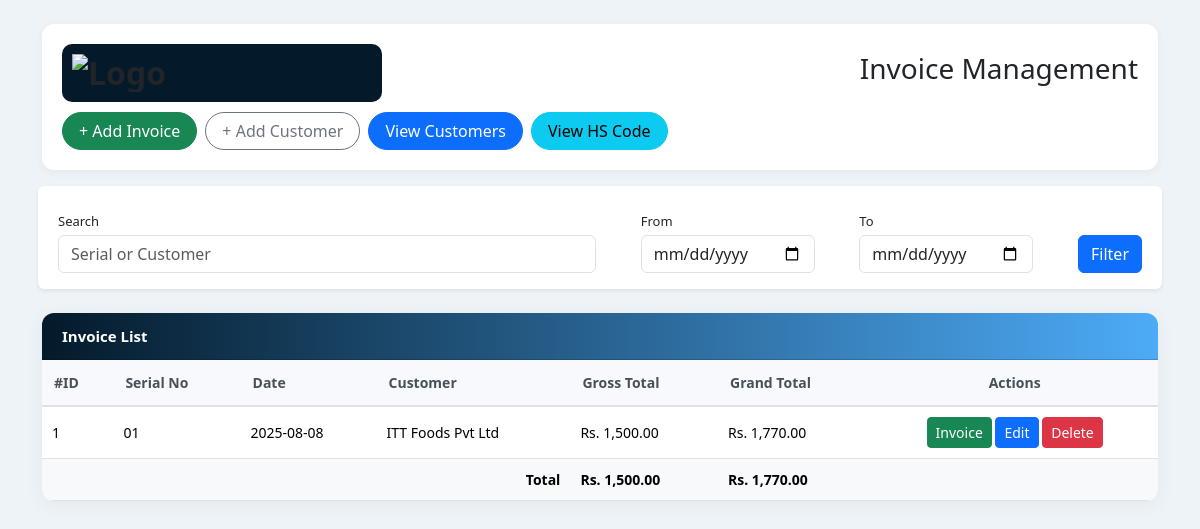
Before: / with the older database file.
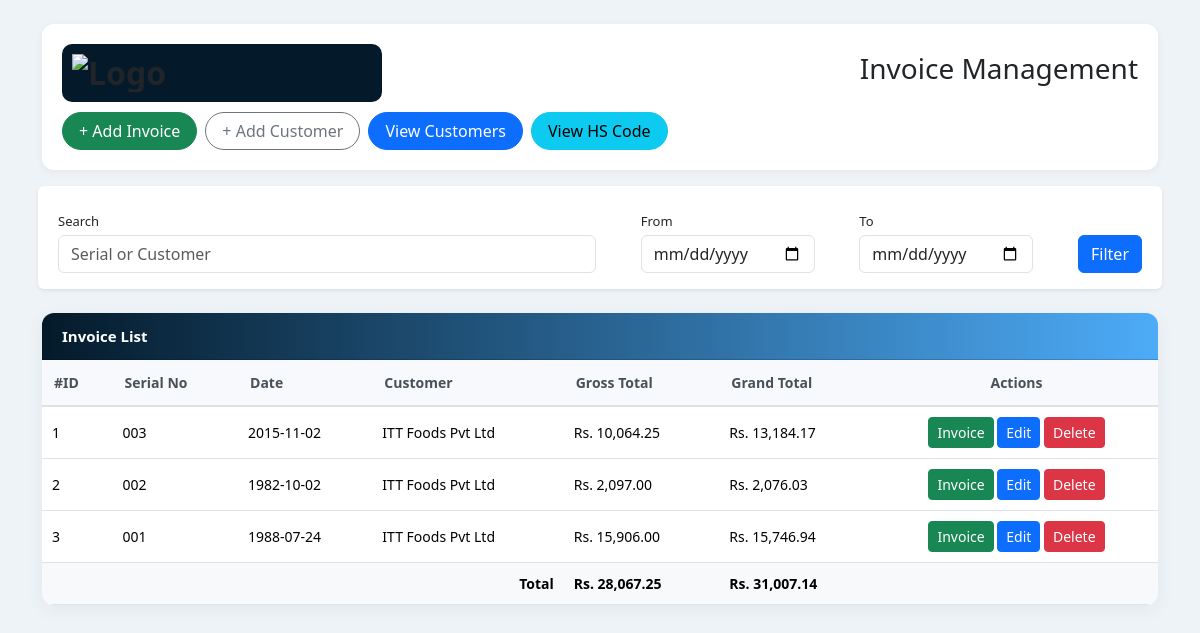
After: the same page with the newer database file.
### tables this page shows
CREATE TABLE `invoices` (
  `id` int(11) NOT NULL,
  `serial_no` varchar(50) NOT NULL,
  `date` date NOT NULL,
  `invoice_type` varchar(100) DEFAULT NULL,
  `fbr_invoice_no` varchar(100) DEFAULT NULL,
  `po_no` varchar(100) DEFAULT NULL,
  `terms_of_payment` varchar(100) DEFAULT NULL,
  `scenario_id` varchar(100) DEFAULT NULL,
  `customer_id` int(11) NOT NULL,
  `discount` decimal(10,2) DEFAULT 0.00,
  `tax` decimal(10,2) DEFAULT 18.00,
  `gross_total` decimal(12,2) DEFAULT NULL,
  `grand_total` decimal(12,2) DEFAULT NULL,
  `created_at` timestamp NOT NULL DEFAULT current_timestamp()
);

CREATE TABLE `customers` (
  `id` int(11) NOT NULL,
  `code` varchar(50) NOT NULL,
  `name` varchar(255) NOT NULL,
  `cnic` varchar(20) NOT NULL,
  `email` varchar(255) NOT NULL,
  `phone` varchar(50) DEFAULT NULL,
  `address` text DEFAULT NULL,
  `city` varchar(100) DEFAULT NULL,
  `strn` varchar(50) DEFAULT NULL,
  `ntn` varchar(50) DEFAULT NULL,
  `created_at` timestamp NOT NULL DEFAULT current_timestamp()
);

### index.php (the view, shortened to what the changed rows need)
<?php
require 'db.php';
$limit = 10;
$page = isset($_GET['page']) ? (int) $_GET['page'] : 1;
$offset = ($page - 1) * $limit;
$sql = "SELECT invoices.*, customers.name AS customer_name
        FROM invoices
        JOIN customers ON invoices.customer_id = customers.id
        WHERE 1 ";
$params = [];
$sql .= " ORDER BY invoices.id DESC LIMIT $limit OFFSET $offset";
$stmt = $pdo->prepare($sql);
$stmt->execute($params);
$invoices = $stmt->fetchAll();
$gross_total = 0;
$grand_total = 0;
foreach ($invoices as $inv) {
    $gross_total += $inv['gross_total'];
    $grand_total += $inv['grand_total'];
}
?>
<!DOCTYPE html>
<html lang="en">
<head>
    <link href="https://cdn.jsdelivr.net/npm/bootstrap@5.3.2/dist/css/bootstrap.min.css" rel="stylesheet" />
</head>
<body>
    <div class="container py-4">
        <div class="invoice-header mb-4">
            <h2>
                <img src="https://vibrantengineering.pk/wp-content/uploads/2023/08/check-logo.png" alt="Logo" class="logo">
            </h2>
        </div>
        <div class="card">
            <div class="table-responsive">
                <table class="table table-hover mb-0">
                    <thead>
                        <tr>
                            <th>#ID</th>
                            <th>Serial No</th>
                            <th>Date</th>
                            <th>Customer</th>
                            <th>Gross Total</th>
                            <th>Grand Total</th>
                            <th class="text-center">Actions</th>
                        </tr>
                    </thead>
                    <tbody>
                        <?php if ($invoices): ?>
                            <?php $rowNum = 1; ?>
                            <?php foreach ($invoices as $inv): ?>
                                <tr>
                                    <td><?= $rowNum++ ?></td>
                                    <td><?= htmlspecialchars($inv['serial_no']) ?></td>
                                    <td><?= htmlspecialchars($inv['date']) ?></td>
                                    <td><?= htmlspecialchars($inv['customer_name']) ?></td>
                                    <td>Rs. <?= number_format($inv['gross_total'], 2) ?></td>
                                    <td>Rs. <?= number_format($inv['grand_total'], 2) ?></td>
                                    <td class="text-center">
                                        <a href="view_invoice.php?id=<?= $inv['id'] ?>" class="btn btn-sm btn-success">Invoice</a>
                                        <a href="edit_invoice.php?id=<?= $inv['id'] ?>" class="btn btn-sm btn-primary">Edit</a>
                                        <a href="delete_invoice.php?id=<?= $inv['id'] ?>" class="btn btn-sm btn-danger" onclick="return confirm('Delete this invoice?')">Delete</a>
                                    </td>
                                </tr>
                            <?php endforeach; ?>
                            <tr class="totals-row">
                                <td colspan="4" class="text-end">Total</td>
                                <td>Rs. <?= number_format($gross_total, 2) ?></td>
                                <td>Rs. <?= number_format($grand_total, 2) ?></td>
                                <td></td>
                            </tr>
                        <?php else: ?>
                            <tr>
                                <td colspan="7" class="text-center text-muted py-4">No invoices found.</td>
                            </tr>
                        <?php endif; ?>
                    </tbody>
                </table>
            </div>
        </div>
    </div>
</body>
</html>

Changed rows visible on the page:
removed invoices: serial_no "01", date "2025-08-08", customer.name "ITT Foods Pvt Ltd", gross_total "1,500.00", grand_total "1,770.00"
added invoices: serial_no "003", date "2015-11-02", customer.name "ITT Foods Pvt Ltd", gross_total "10,064.25", grand_total "13,184.17"
added invoices: serial_no "002", date "1982-10-02", customer.name "ITT Foods Pvt Ltd", gross_total "2,097.00", grand_total "2,076.03"
added invoices: serial_no "001", date "1988-07-24", customer.name "ITT Foods Pvt Ltd", gross_total "15,906.00", grand_total "15,746.94"
Other visible differences:
$gross_total: "1,500.00" → "28,067.25"
$grand_total: "1,770.00" → "31,007.14"
